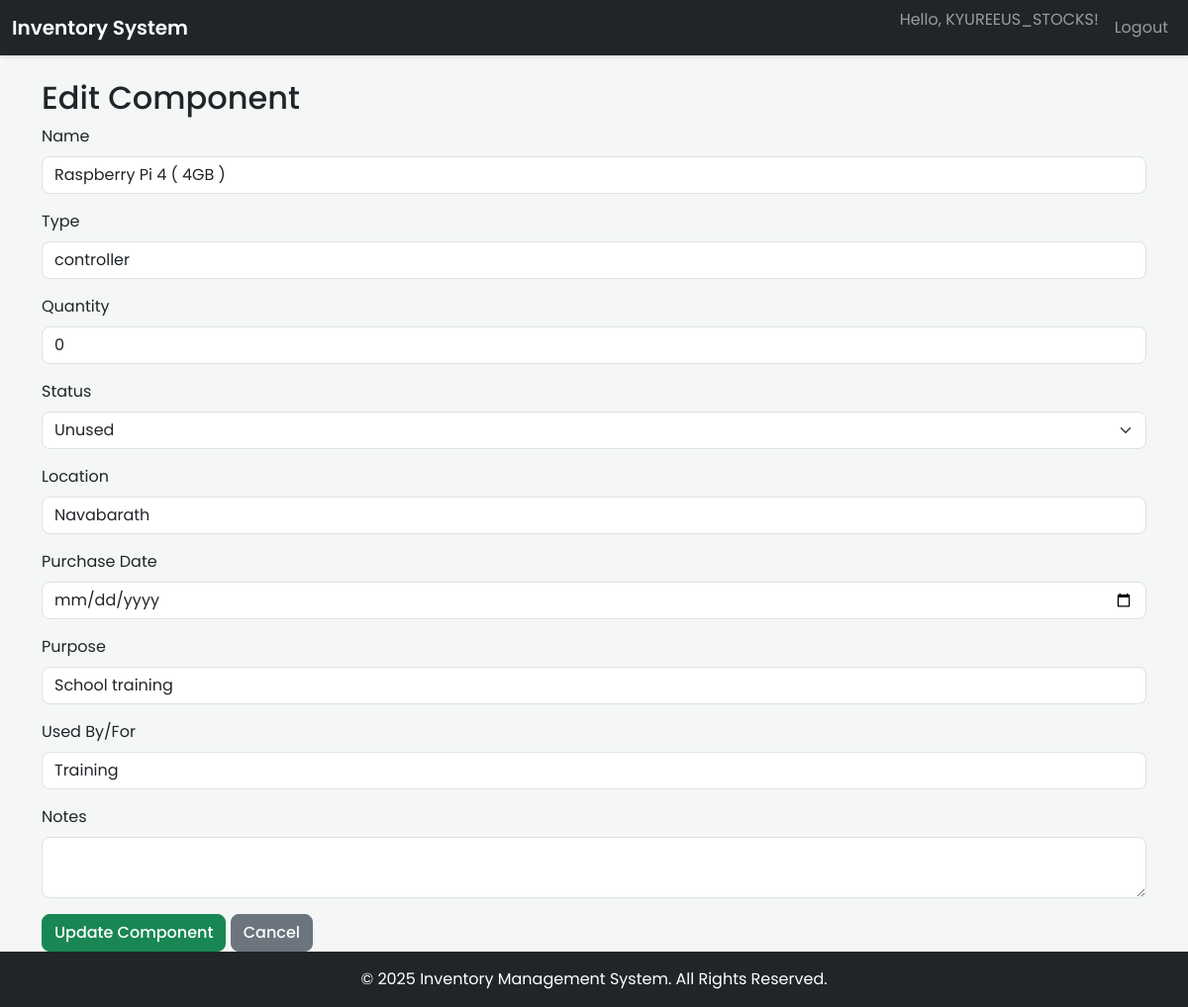
The page /edit/39 (signed in) on the database its author committed.
### app.py (models this page shows)
class User(db.Model, UserMixin):
    id = db.Column(db.Integer, primary_key=True)
    username = db.Column(db.String(80), unique=True, nullable=False)
    password_hash = db.Column(db.String(128), nullable=False)

class Component(db.Model):
    id = db.Column(db.Integer, primary_key=True)
    name = db.Column(db.String(100), nullable=False)
    type = db.Column(db.String(100), nullable=False)
    quantity = db.Column(db.Integer, nullable=False)
    status = db.Column(db.String(20), nullable=False)  # used, unused, defect
    location = db.Column(db.String(100))
    purchase_date = db.Column(db.String(20))
    notes = db.Column(db.Text)
    purpose = db.Column(db.String(200))
    used_by_for = db.Column(db.String(100))

### app.py (the view, shortened to what this page needs)
@app.route('/edit/<int:component_id>', methods=['GET', 'POST'])
@login_required
def edit_component(component_id):
    component = Component.query.get_or_404(component_id)
    return render_template('edit_component.html', component=component)

### app.py (called while the page is built)
@login_manager.user_loader
def load_user(user_id):
    return User.query.get(int(user_id))

@app.context_processor
def inject_now():
    return {'now': datetime.datetime.utcnow()}

### templates/edit_component.html (shortened to what this page needs)
{% extends 'base.html' %}
{% block content %}
<h2>Edit Component</h2>
<form method="post">
    <div class="mb-3">
        <label class="form-label">Name</label>
        <input type="text" name="name" class="form-control" value="{{ component.name }}" required>
    </div>
    <div class="mb-3">
        <label class="form-label">Type</label>
        <input type="text" name="type" class="form-control" value="{{ component.type }}" required>
    </div>
    <div class="mb-3">
        <label class="form-label">Quantity</label>
        <input type="number" name="quantity" class="form-control" value="{{ component.quantity }}" required min="0">
    </div>
    <div class="mb-3">
        <label class="form-label">Status</label>
        <select name="status" class="form-select" required>
            <option value="unused" {% if component.status == 'unused' %}selected{% endif %}>Unused</option>
        </select>
    </div>
    <div class="mb-3">
        <label class="form-label">Location</label>
        <input type="text" name="location" class="form-control" value="{{ component.location }}">
    </div>
    <div class="mb-3">
        <label class="form-label">Purchase Date</label>
        <input type="date" name="purchase_date" class="form-control" value="{{ component.purchase_date }}">
    </div>
    <div class="mb-3">
        <label class="form-label">Purpose</label>
        <input type="text" name="purpose" class="form-control" value="{{ component.purpose }}">
    </div>
    <div class="mb-3">
        <label class="form-label">Used By/For</label>
        <input type="text" name="used_by_for" class="form-control" value="{{ component.used_by_for }}">
    </div>
    <div class="mb-3">
        <label class="form-label">Notes</label>
        <textarea name="notes" class="form-control">{{ component.notes }}</textarea>
    </div>
    <button type="submit" class="btn btn-success">Update Component</button>
    <a href="/" class="btn btn-secondary">Cancel</a>
</form>
{% endblock %}

### templates/base.html (shortened to what this page needs)
<!DOCTYPE html>
<html lang="en">
<head>
    <link href="https://cdn.jsdelivr.net/npm/bootstrap@5.3.0/dist/css/bootstrap.min.css" rel="stylesheet">
    <link rel="stylesheet" href="https://cdnjs.cloudflare.com/ajax/libs/font-awesome/6.0.0/css/all.min.css">
    <link rel="stylesheet" href="/static/style.css">
</head>
<body>
    {% if request.endpoint not in ['login', 'register', 'index'] %}
    <nav class="navbar navbar-expand-lg navbar-dark bg-dark mb-4">
        <div class="container-fluid">
            <a class="navbar-brand" href="/">Inventory System</a>
            <div class="collapse navbar-collapse" id="navbarContent">
                <ul class="navbar-nav ms-auto mb-2 mb-lg-0">
                    {% if current_user.is_authenticated %}
                        <li class="nav-item">
                            <span class="navbar-text me-2">Hello, {{ current_user.username }}!</span>
                        </li>
                        <li class="nav-item">
                            <a class="nav-link" href="/logout">Logout</a>
                        </li>
                    {% endif %}
                </ul>
            </div>
        </div>
    </nav>
    {% endif %}
    <div class="container">
        {% block content %}{% endblock %}
    </div>
    <footer class="footer mt-auto py-3 bg-dark text-white">
        <div class="container text-center">
            <span>&copy; {{ now.year }} Inventory Management System. All Rights Reserved.</span>
        </div>
    </footer>
</body>
</html>

### static/style.css (style rules this page uses)
body { font-family: 'Poppins', sans-serif; background-color: #f4f7f6; color: #212529; display: flex; flex-direction: column; min-height: 100vh; }
.container { flex: 1; }
.navbar { box-shadow: 0 2px 4px rgba(0,0,0,.1); }
.navbar-brand { font-weight: 600; }
.btn { border-radius: 0.5rem; font-weight: 500; transition: all 0.2s ease-in-out; }
.form-control, .form-select { border-radius: 0.5rem; }

### rows shown on the page
User: username "KYUREEUS_STOCKS"
Component: name "Raspberry Pi 4 ( 4GB )", type "controller", quantity "0", status "Unused", location "Navabarath", purpose "School training", used_by_for "Training"
